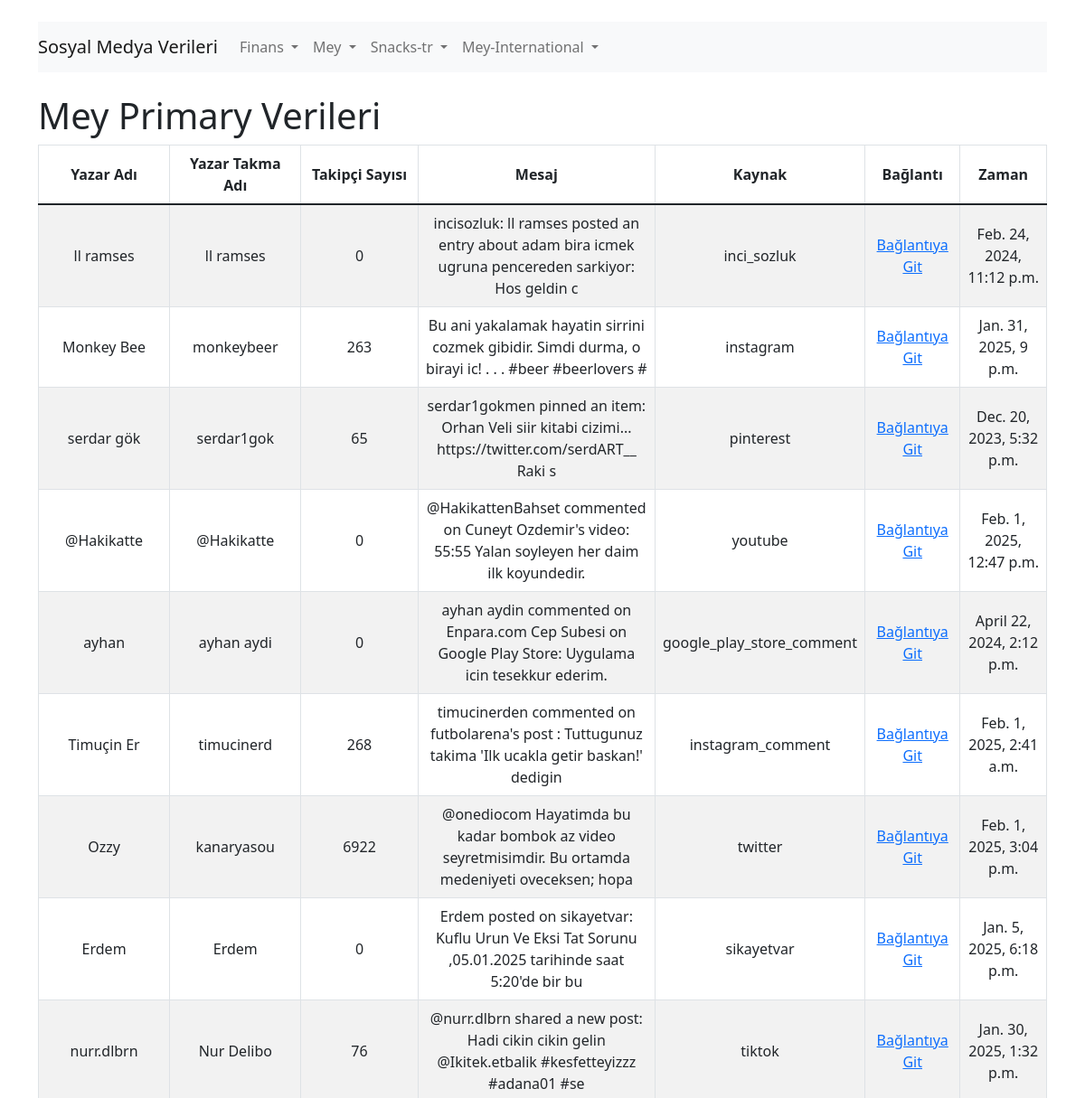
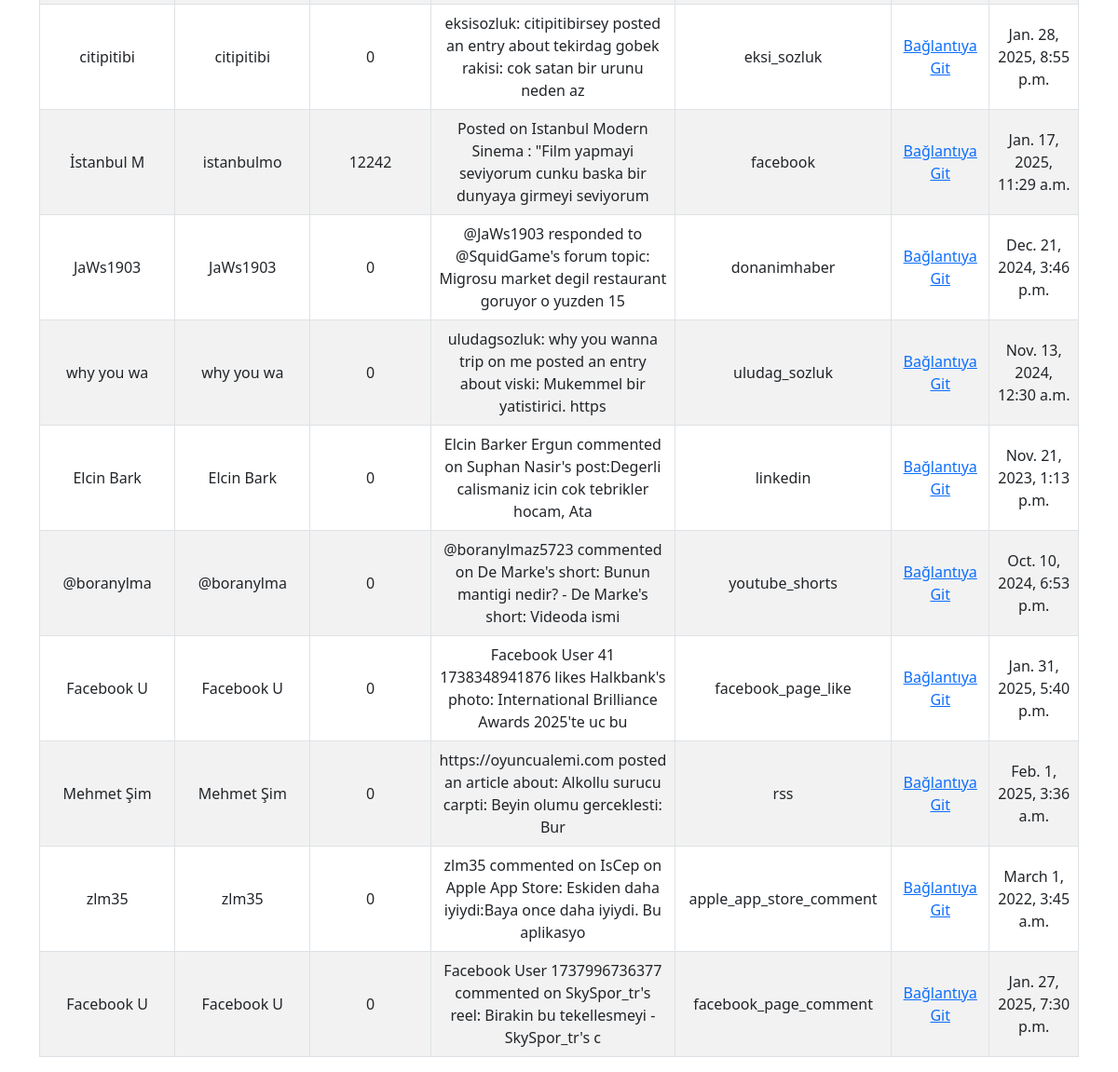
The app's page /mey/primary/ (signed in) with its own data (2 pictures, top to bottom).
### myapp/models.py (models this page shows, shortened)
class ChannelData(models.Model):
    source_category = models.CharField(max_length=255, null=True, blank=True)
    author_name = models.CharField(max_length=255, null=True, blank=True)
    author_nick = models.CharField(max_length=255, null=True, blank=True)
    author_follower_count = models.IntegerField(null=True, blank=True)
    body = models.TextField(null=True, blank=True)
    source = models.CharField(max_length=255, null=True, blank=True)
    link = models.URLField(null=True, blank=True)
    created_time = models.DateTimeField(null=True, blank=True)
    selective_part = models.CharField(max_length=255, null=True, blank=True)

### myapp/views.py (the view)
# urls.py: path('mey/primary/', views.mey_primary, name='mey_primary'),
@login_required
def mey_primary(request):
    data = ChannelData.objects.filter(source_category="mey", selective_part="primary")
    return render(request, 'mey_primary.html', {'data': data})

### templates/mey_primary.html (shortened to what this page needs)
{% extends 'base.html' %}
{% block content %}
    <h1>Mey Primary Verileri</h1>
    <div class="table-responsive">
        <table class="table table-bordered table-striped">
            <thead>
                <tr style="vertical-align: middle; text-align: center;">
                    <th scope="col" style="width: 15%;">Yazar Adı</th>
                    <th scope="col" style="width: 15%;">Yazar Takma Adı</th>
                    <th scope="col" style="width: 15%;">Takipçi Sayısı</th>
                    <th scope="col" style="width: 25%;">Mesaj</th>
                    <th scope="col" style="width: 10%;">Kaynak</th>
                    <th scope="col" style="width: 10%;">Bağlantı</th>
                    <th scope="col" style="width: 10%;">Zaman</th>
                </tr>
            </thead>
            <tbody>
                {% for item in data %}
                    <tr style="height: 20px; vertical-align: middle; text-align: center;">
                        <td style="width: 15%;">{{ item.author_name|slice:":10" }}</td>
                        <td style="width: 15%;">{{ item.author_nick|slice:":10" }}</td>
                        <td style="width: 15%;">{{ item.author_follower_count }}</td>
                        <td style="width: 25%;">{{ item.body|slice:":100" }}</td>
                        <td style="width: 10%;">{{ item.source }}</td>
                        <td style="width: 10%;"><a href="{{ item.link }}" target="_blank">Bağlantıya Git</a></td>
                        <td style="width: 10%;">{{ item.created_time }}</td>
                    </tr>
                {% endfor %}
            </tbody>
        </table>
    </div>
{% endblock %}

### records on screen
ChannelData: author_name "ll ramses", author_nick "ll ramses", author_follower_count "0", body "incisozluk: ll ramses posted an entry about adam bira icmek ugruna pencereden sarkiyor: Hos geldin c", source "inci_sozluk", created_time "Feb. 24, 2024, 11:12 p.m."
ChannelData: author_name "Monkey Bee", author_nick "monkeybeer", author_follower_count "263", body "Bu ani yakalamak hayatin sirrini cozmek gibidir. Simdi durma, o birayi ic! . . . #beer #beerlovers #", source "instagram", created_time "Jan. 31, 2025, 9 p.m."
ChannelData: author_name "serdar gök", author_nick "serdar1gok", author_follower_count "65", body "serdar1gokmen pinned an item: Orhan Veli siir kitabi cizimi... https://twitter.com/serdART__ Raki s", source "pinterest", created_time "Dec. 20, 2023, 5:32 p.m."
ChannelData: author_name "@Hakikatte", author_nick "@Hakikatte", author_follower_count "0", body "@HakikattenBahset commented on Cuneyt Ozdemir's video: 55:55 Yalan soyleyen her daim ilk koyundedir.", source "youtube", created_time "Feb. 1, 2025, 12:47 p.m."
ChannelData: author_name "ayhan", author_nick "ayhan aydi", author_follower_count "0", body "ayhan aydin commented on Enpara.com Cep Subesi on Google Play Store: Uygulama icin tesekkur ederim.", source "google_play_store_comment", created_time "April 22, 2024, 2:12 p.m."
ChannelData: author_name "Timuçin Er", author_nick "timucinerd", author_follower_count "268", body "timucinerden commented on futbolarena's post : Tuttugunuz takima 'Ilk ucakla getir baskan!' dedigin", source "instagram_comment", created_time "Feb. 1, 2025, 2:41 a.m."
ChannelData: author_name "Ozzy", author_nick "kanaryasou", author_follower_count "6922", body "@onediocom Hayatimda bu kadar bombok az video seyretmisimdir. Bu ortamda medeniyeti oveceksen; hopa", source "twitter", created_time "Feb. 1, 2025, 3:04 p.m."
ChannelData: author_name "Erdem", author_nick "Erdem", author_follower_count "0", body "Erdem posted on sikayetvar: Kuflu Urun Ve Eksi Tat Sorunu ,05.01.2025 tarihinde saat 5:20'de bir bu", source "sikayetvar", created_time "Jan. 5, 2025, 6:18 p.m."
ChannelData: author_name "nurr.dlbrn", author_nick "Nur Delibo", author_follower_count "76", body "@nurr.dlbrn shared a new post: Hadi cikin cikin gelin @Ikitek.etbalik #kesfetteyizzz #adana01 #se", source "tiktok", created_time "Jan. 30, 2025, 1:32 p.m."
ChannelData: author_name "citipitibi", author_nick "citipitibi", author_follower_count "0", body "eksisozluk: citipitibirsey posted an entry about tekirdag gobek rakisi: cok satan bir urunu neden az", source "eksi_sozluk", created_time "Jan. 28, 2025, 8:55 p.m."
ChannelData: author_name "İstanbul M", author_nick "istanbulmo", author_follower_count "12242", body "Posted on Istanbul Modern Sinema : \"Film yapmayi seviyorum cunku baska bir dunyaya girmeyi seviyorum", source "facebook", created_time "Jan. 17, 2025, 11:29 a.m."
ChannelData: author_name "JaWs1903", author_nick "JaWs1903", author_follower_count "0", body "@JaWs1903 responded to @SquidGame's forum topic: Migrosu market degil restaurant goruyor o yuzden 15", source "donanimhaber", created_time "Dec. 21, 2024, 3:46 p.m."
ChannelData: author_name "why you wa", author_nick "why you wa", author_follower_count "0", body "uludagsozluk: why you wanna trip on me posted an entry about viski: Mukemmel bir yatistirici. https", source "uludag_sozluk", created_time "Nov. 13, 2024, 12:30 a.m."
ChannelData: author_name "Elcin Bark", author_nick "Elcin Bark", author_follower_count "0", body "Elcin Barker Ergun commented on Suphan Nasir's post:Degerli calismaniz icin cok tebrikler hocam, Ata", source "linkedin", created_time "Nov. 21, 2023, 1:13 p.m."
ChannelData: author_name "@boranylma", author_nick "@boranylma", author_follower_count "0", body "@boranylmaz5723 commented on De Marke's short: Bunun mantigi nedir? - De Marke's short: Videoda ismi", source "youtube_shorts", created_time "Oct. 10, 2024, 6:53 p.m."
ChannelData: author_name "Facebook U", author_nick "Facebook U", author_follower_count "0", body "Facebook User 41 1738348941876 likes Halkbank's photo: International Brilliance Awards 2025'te uc bu", source "facebook_page_like", created_time "Jan. 31, 2025, 5:40 p.m."
ChannelData: author_name "Mehmet Şim", author_nick "Mehmet Şim", author_follower_count "0", body "https://oyuncualemi.com posted an article about: Alkollu surucu carpti: Beyin olumu gerceklesti: Bur", source "rss", created_time "Feb. 1, 2025, 3:36 a.m."
ChannelData: author_name "zlm35", author_nick "zlm35", author_follower_count "0", body "zlm35 commented on IsCep on Apple App Store: Eskiden daha iyiydi:Baya once daha iyiydi. Bu aplikasyo", source "apple_app_store_comment", created_time "March 1, 2022, 3:45 a.m."
ChannelData: author_name "Facebook U", author_nick "Facebook U", author_follower_count "0", body "Facebook User 1737996736377 commented on SkySpor_tr's reel: Birakin bu tekellesmeyi - SkySpor_tr's c", source "facebook_page_comment", created_time "Jan. 27, 2025, 7:30 p.m."
